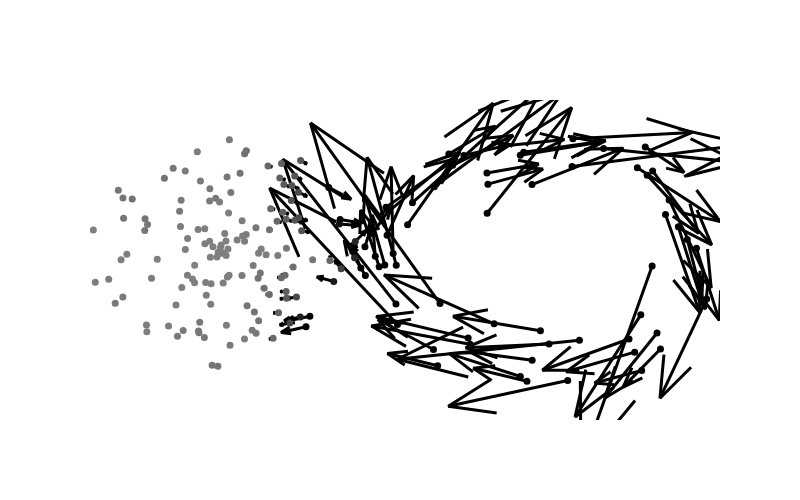
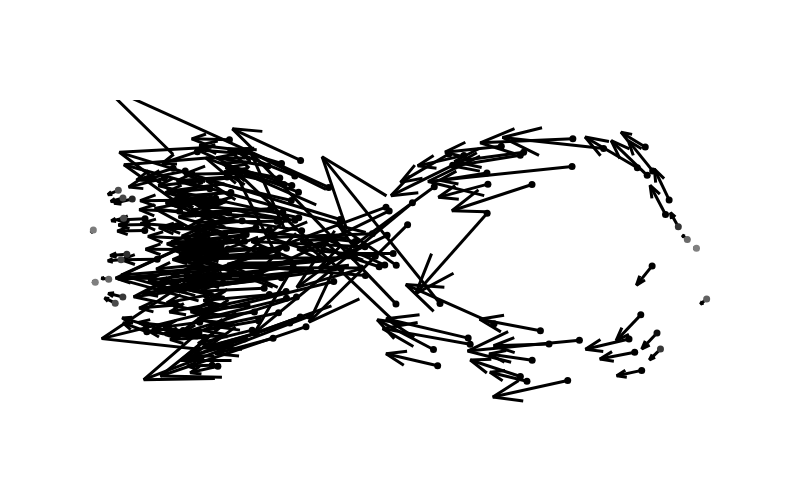

Write notebook code for charts like these, in order.
### Markdown cell above
Let's now look at the spectrum of the Hodge Laplacian. The data has a large 'hole' which we expect to see as a harmonic 1-form.

### Code cell
vals_1, forms_1 = DG_data.weak_eigenproblem_1(DG_data.D1())

print('First 12 eigenvalues of the 1-Hodge Laplacian:\n', vals_1[:12].round(1))

print('It\'s first eigenform:')
a1 = forms_1[:,0]
plot_quiver_plain(a1, DG_data).show()

print('Second eigenform:')
a2 = forms_1[:,1]
plot_quiver_plain(a2, DG_data).show()

### Figure 1 — Plotly figure (JSON) as saved in the notebook; plotly's stock layout.template omitted (floating-point values rounded to 4 significant figures; data arrays with more than 128 entries replaced by an {"elided": "..."} marker saying what was removed)
{"data": [{"line": {"width": 3}, "marker": {"color": "black"}, "mode": "lines", "type": "scatter", "x": {"elided": "1400 float values"}, "y": {"elided": "1400 float values"}}, {"marker": {"cmax": 0.08332, "cmin": 0.0001521, "color": {"elided": "200 float values"}, "colorscale": [[0, "gray"], [1, "black"]], "size": 7}, "mode": "markers", "type": "scatter", "x": {"elided": "200 float values"}, "y": {"elided": "200 float values"}}], "layout": {"height": 500, "hovermode": "closest", "paper_bgcolor": "rgba(0,0,0,0)", "plot_bgcolor": "rgba(0,0,0,0)", "showlegend": false, "width": 800, "xaxis": {"range": [-1.184, 1.217], "visible": false}, "yaxis": {"range": [-0.5249, 0.4849], "scaleanchor": "x", "scaleratio": 1, "visible": false}}}

### Figure 2 — Plotly figure (JSON) as saved in the notebook; plotly's stock layout.template omitted (floating-point values rounded to 4 significant figures; data arrays with more than 128 entries replaced by an {"elided": "..."} marker saying what was removed)
{"data": [{"line": {"width": 3}, "marker": {"color": "black"}, "mode": "lines", "type": "scatter", "x": {"elided": "1400 float values"}, "y": {"elided": "1400 float values"}}, {"marker": {"cmax": 0.09349, "cmin": 0.01004, "color": {"elided": "200 float values"}, "colorscale": [[0, "gray"], [1, "black"]], "size": 7}, "mode": "markers", "type": "scatter", "x": {"elided": "200 float values"}, "y": {"elided": "200 float values"}}], "layout": {"height": 500, "hovermode": "closest", "paper_bgcolor": "rgba(0,0,0,0)", "plot_bgcolor": "rgba(0,0,0,0)", "showlegend": false, "width": 800, "xaxis": {"range": [-1.184, 1.217], "visible": false}, "yaxis": {"range": [-0.5249, 0.4849], "scaleanchor": "x", "scaleratio": 1, "visible": false}}}
